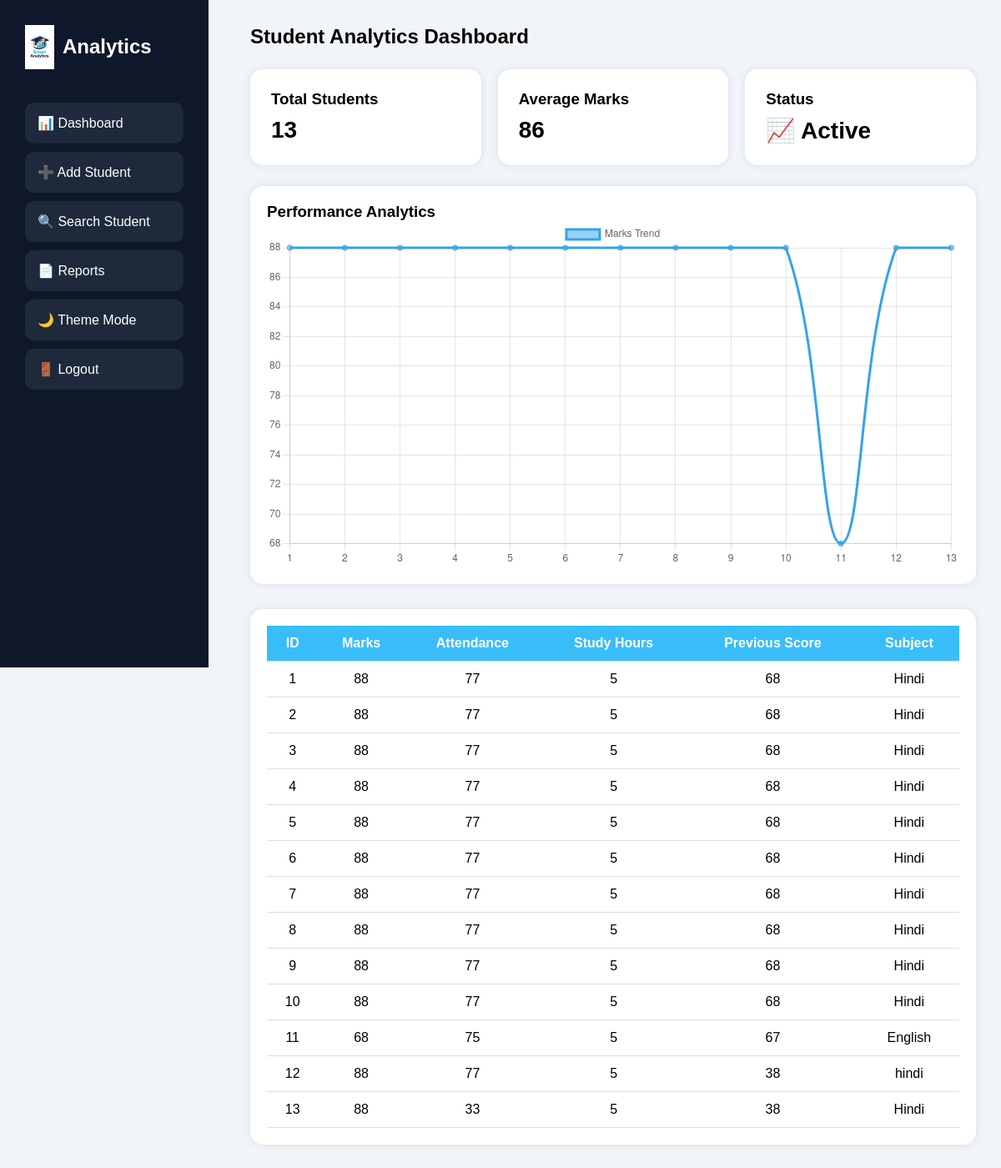
Page /dashboard (signed in) on the committed database.
### tables this page shows
CREATE TABLE students (
    id INTEGER PRIMARY KEY AUTOINCREMENT,
    marks INTEGER,
    attendance INTEGER,
    study_hours INTEGER,
    previous_score INTEGER,
    subject TEXT
);

### app.py (the view)
@app.route('/dashboard')
def dashboard():
    if 'user' not in session:
        return redirect('/login')
    conn = sqlite3.connect('students.db')
    cursor = conn.cursor()
    cursor.execute("SELECT * FROM students")
    data = cursor.fetchall()
    print("Fetched Data:", data)
    conn.close()
    return render_template('dashboard.html', data=data)

### Templates/dashboard.html (shortened to what this page needs)
<!DOCTYPE html>
<html lang="en">
<head>
    <link rel="stylesheet"
    href="{{ url_for('static', filename='css/style.css') }}">
</head>
<body>
<div class="sidebar">
    <h2 class="logo">
        <img src="{{ url_for('static', filename='images/logo.png') }}"
        width="35">
        Analytics
    </h2>
    <ul>
        <li onclick="showSection('dashboardSection')">
            📊 Dashboard
        </li>
        <li onclick="showSection('addSection')">
            ➕ Add Student
        </li>
        <li onclick="showSection('searchSection')">
            🔍 Search Student
        </li>
        <li onclick="showSection('reportSection')">
            📄 Reports
        </li>
    <li onclick="toggleTheme()">
        🌙 Theme Mode
    </li>
    <li onclick="window.location.href='/logout'">
        🚪 Logout
    </li>
    </ul>
</div>
<div class="main-content">
    <section id="dashboardSection"
    class="content-section active">
        <h1>Student Analytics Dashboard</h1>
        <div class="cards">
            <div class="card">
                <h3>Total Students</h3>
                <p>{{ data|length }}</p>
            </div>
            <div class="card">
                <h3>Average Marks</h3>
                <p>
                    {{
                    (data | map(attribute=1)
                    | list
                    | sum
                    //
                    (data|length if data|length>0 else 1))
                    }}
                </p>
            </div>
            <div class="card">
                <h3>Status</h3>
                <p>📈 Active</p>
            </div>
        </div>
        <div class="chart-card">
            <h3>Performance Analytics</h3>
            <canvas id="myChart"></canvas>
        </div>
        <div class="table-container">
            <table>
                <tr>
                    <th>ID</th>
                    <th>Marks</th>
                    <th>Attendance</th>
                    <th>Study Hours</th>
                    <th>Previous Score</th>
                    <th>Subject</th>
                </tr>
                {% for row in data %}
                <tr>
                    <td>{{ row[0] }}</td>
                    <td>{{ row[1] }}</td>
                    <td>{{ row[2] }}</td>
                    <td>{{ row[3] }}</td>
                    <td>{{ row[4] }}</td>
                    <td>{{ row[5] }}</td>
                </tr>
                {% endfor %}
            </table>
        </div>
    </section>
</div>
<script>
const chartData =
document.getElementById('chart-data');
let marks =
JSON.parse(chartData.dataset.marks);
let labels =
JSON.parse(chartData.dataset.labels);
const ctx =
document.getElementById('myChart');
new Chart(ctx, {
    type: 'line',
    data: {
        labels: labels,
        datasets: [{
            label: 'Marks Trend',
            data: marks,
            tension: 0.4
        }]
    }
});
</script>
</body>
</html>

### static/css/style.css (style rules this page uses)
* { margin:0; padding:0; box-sizing:border-box; font-family:Arial; }
body { display:flex; background:#F1F5F9; }
.sidebar { width:250px; height:100vh; background:#0F172A; color:white; padding:30px; position:fixed; }
.logo { display:flex; align-items:center; gap:10px; margin-bottom:40px; }
.sidebar ul { list-style:none; }
.sidebar ul li { padding:15px; margin:10px 0; background:#1E293B; border-radius:10px; cursor:pointer; transition:0.3s; }
.main-content { margin-left:270px; width:100%; padding:30px; }
.content-section { display:none; }
.active { display:block; }
.cards { display:flex; gap:20px; margin:25px 0; }
.card { flex:1; background:white; padding:25px; border-radius:15px; box-shadow:0 0 10px rgba(0,0,0,0.1); }
.card p { font-size:28px; margin-top:10px; font-weight:bold; }
.chart-card { background:white; padding:20px; border-radius:15px; margin-bottom:30px; box-shadow:0 0 10px rgba(0,0,0,0.1); }
.table-container { background:white; padding:20px; border-radius:15px; box-shadow:0 0 10px rgba(0,0,0,0.1); }
table { width:100%; border-collapse:collapse; }
th { background:#38BDF8; color:white; }
td, th { padding:12px; text-align:center; border-bottom:1px solid #ddd; }

### rows in the picture
students: id "1", marks "88", attendance "77", study_hours "5", previous_score "68", subject "Hindi"
students: id "2", marks "88", attendance "77", study_hours "5", previous_score "68", subject "Hindi"
students: id "3", marks "88", attendance "77", study_hours "5", previous_score "68", subject "Hindi"
students: id "4", marks "88", attendance "77", study_hours "5", previous_score "68", subject "Hindi"
students: id "5", marks "88", attendance "77", study_hours "5", previous_score "68", subject "Hindi"
students: id "6", marks "88", attendance "77", study_hours "5", previous_score "68", subject "Hindi"
students: id "7", marks "88", attendance "77", study_hours "5", previous_score "68", subject "Hindi"
students: id "8", marks "88", attendance "77", study_hours "5", previous_score "68", subject "Hindi"
students: id "9", marks "88", attendance "77", study_hours "5", previous_score "68", subject "Hindi"
students: id "10", marks "88", attendance "77", study_hours "5", previous_score "68", subject "Hindi"
students: id "11", marks "68", attendance "75", study_hours "5", previous_score "67", subject "English"
students: id "12", marks "88", attendance "77", study_hours "5", previous_score "38", subject "hindi"
students: id "13", marks "88", attendance "33", study_hours "5", previous_score "38", subject "Hindi"

### other values in the picture
{{ data|length }} "13"
